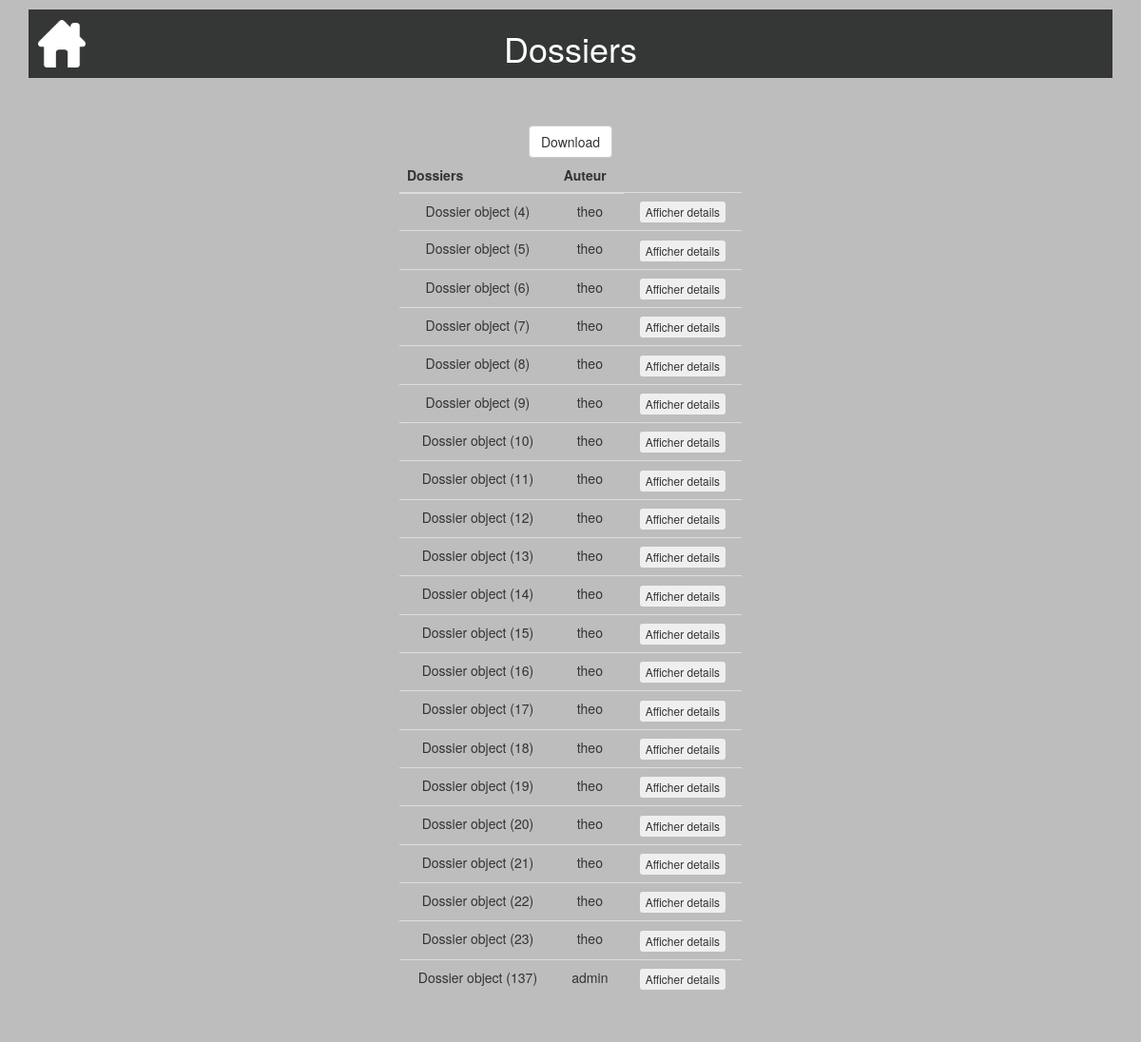
The app's page /consultertouslesdossiers/ (signed in), older data.
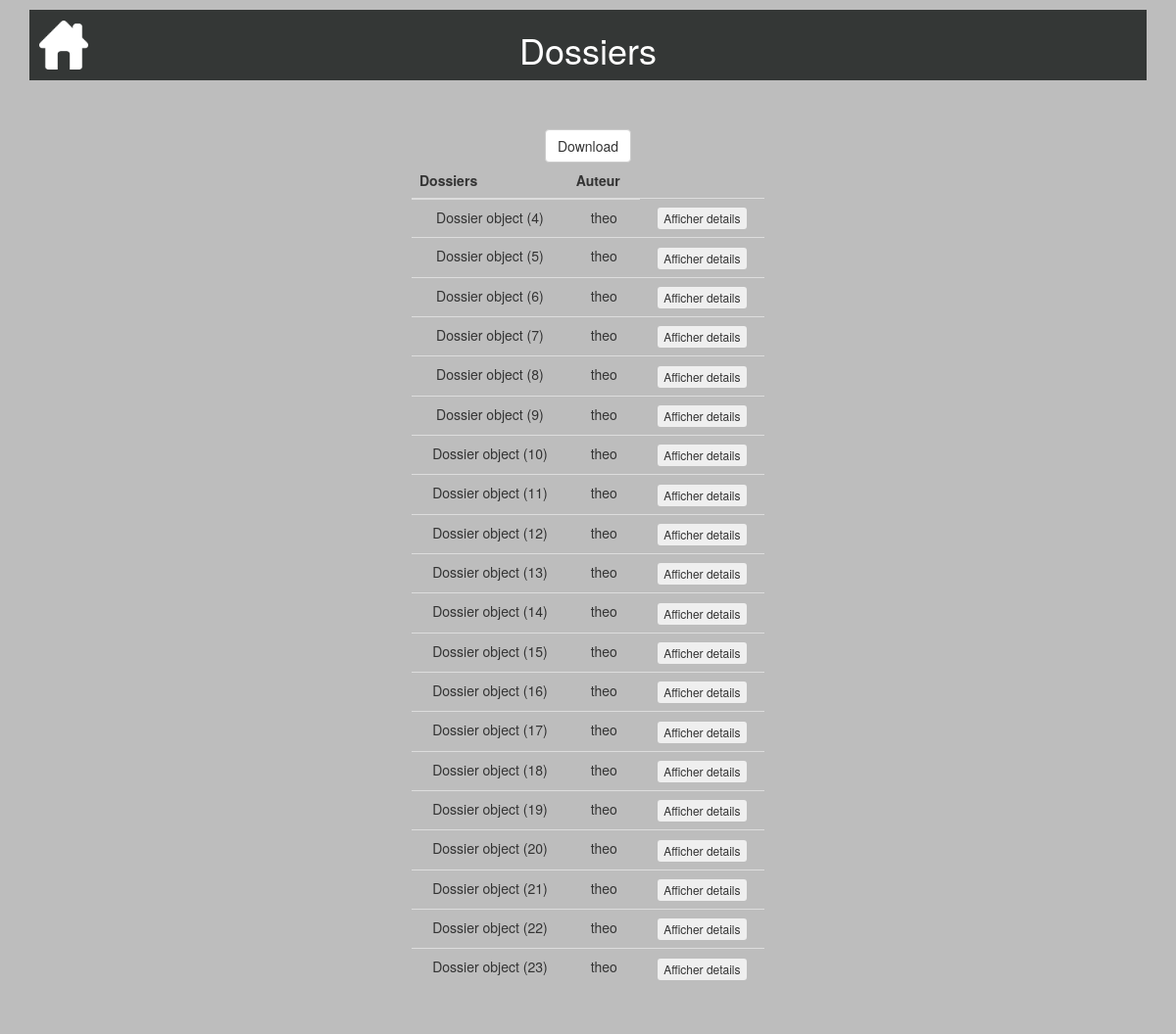
The same page, newer data.
### calculdej/models.py (models this page shows, shortened)
class Dossier(models.Model):
    date = models.DateTimeField(default=timezone.now, blank=True, verbose_name="Date création")
    auteur = models.ForeignKey(settings.AUTH_USER_MODEL, on_delete=models.CASCADE)
    taille = models.DecimalField(default=0.0,max_digits=5, decimal_places=2)
    poids = models.DecimalField(default=0.0,max_digits=5, decimal_places=2)
    pathologie = models.CharField(default="",max_length=20)
    age = models.IntegerField(default=0)
    de = models.DecimalField(default=0.00,max_digits=5, decimal_places=2)
    sexe = models.CharField(default="",max_length=1)
    det=models.DecimalField(default=0.00,max_digits=10, decimal_places=2)
    imc=models.DecimalField(default=0.00,max_digits=10, decimal_places=2)
    mb=models.DecimalField(default=0.00,max_digits=10, decimal_places=2)
    niveau=models.CharField(default="",max_length=20)
    dernier = models.BooleanField(default=True)

### consultertouslesdossiers/views.py (the view, shortened to what this page needs)
# urls.py: url('consultertouslesdossiers/', include('consultertouslesdossiers.urls')),
@login_required
@user_passes_test(check_user)
def consultertouslesdossiers(request):
    dossiers = Dossier.objects.all()
    return render(request, 'consultertouslesdossiers/consultertouslesdossiers.html', locals())

### consultertouslesdossiers/views.py (called while the page is built)
def check_user(user):
    if user.is_authenticated:
        username = user.get_username()
    return username=='admin'

### consultertouslesdossiers/templates/consultertouslesdossiers/consultertouslesdossiers.html (shortened to what this page needs)
{% extends "base.html" %}
{% block header %}<h1>Dossiers</h1>{% endblock %}
{% block content %}
<table class="table">
  <thead>
       <tr>
           <th>Dossiers</th>
           <th>Auteur</th>
       </tr>
   </thead>
   <tbody>
     <a class="btn btn-default" href="{% url 'downloadcsv' %}" role="button">Download</a>
       {% for d in dossiers %}
       <tr>
           <td>{{ d }}</td>
           <td>{{ d.auteur }}</td>
           <td>
             <form method="post">
                 <button onclick="details()" class="btn btn-xs" type="submit" name="btnaffdetails" value="{{d.id}}">Afficher details</button>
             </form>
          </td>
       </tr>
      {%endfor%}
    </tbody>
</table>
{% endblock %}

### templates/base.html (shortened to what this page needs)
<!DOCTYPE html>
<html lang="fr">
  {% load static %}
  <head>
    <link rel="stylesheet" href="https://maxcdn.bootstrapcdn.com/bootstrap/3.3.7/css/bootstrap.min.css">
    <link rel="stylesheet" href="{% static "css/style.css" %}">
  </head>
  <body>
    <div class="container">
      <header>
        {% if user.is_authenticated %}<a id="home" href="{% url 'connexion' %}"> <img src="/static/img/home_icon.PNG" class="img-responsive float-left" alt="logo" width="50px" height="50px"> </a>{% endif %}
        {% block header %}{% endblock %}
      </header>
      <div class="row">
        <section id="content" class="col-sm-offset-4 col-sm-4 col-sm-offset-4">
          {% block content %}{% endblock %}
        </section>
      </div>
    </div>
  </body>
</html>

### static/css/style.css (style rules this page uses)
body { background-color: #BDBDBD; margin-left: auto; margin-right: auto; }
[class*="col-"], footer { text-align: center; }
[class*="row"] { margin-bottom: 40px; }
#content { padding-top: 50px; }
header { text-align: center; background-color: #343736; margin-top: 10px; padding-bottom: 1px; padding-top: 1px; color: white; position: relative; }
#home { position: absolute; left: 10px; top: 50%; transform: translateY(-50%); }

Row changes from the older to the newer data that the page shows:
removed Dossier: id "Dossier object (137)", auteur "admin"
